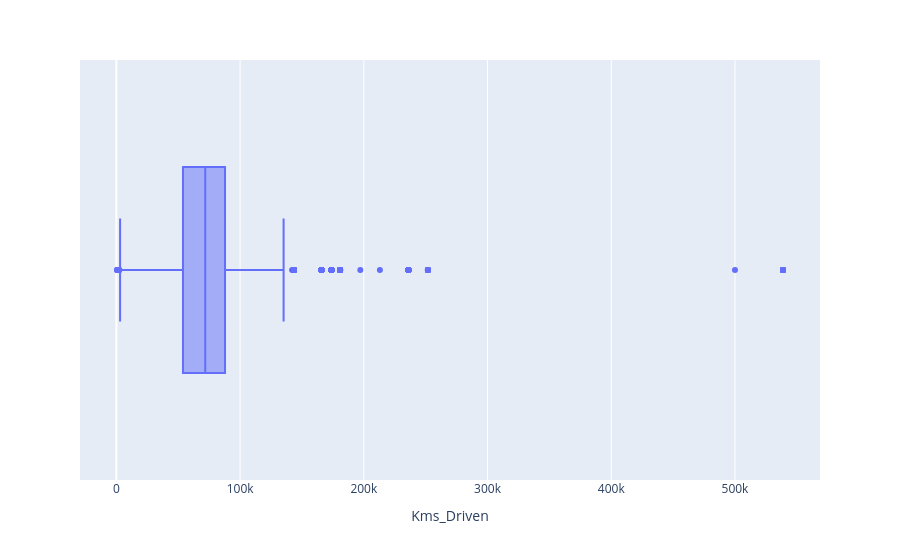
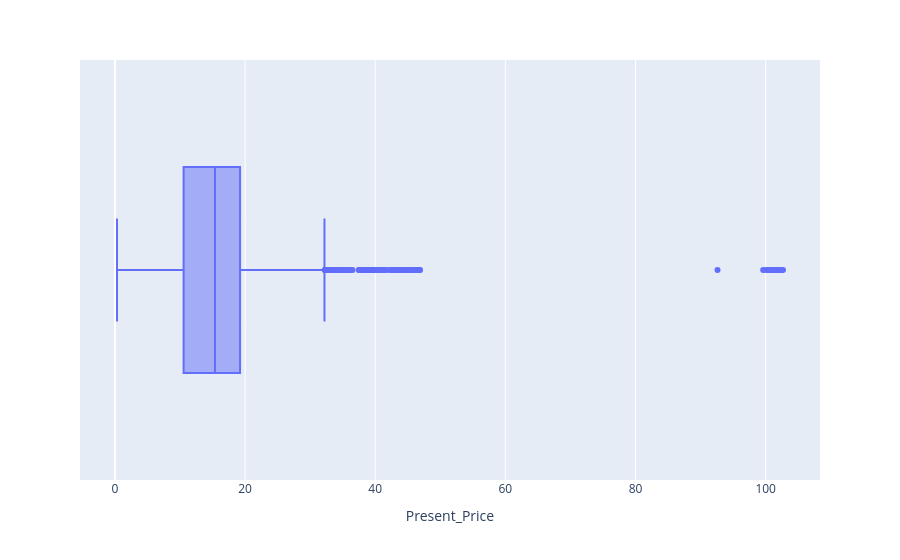
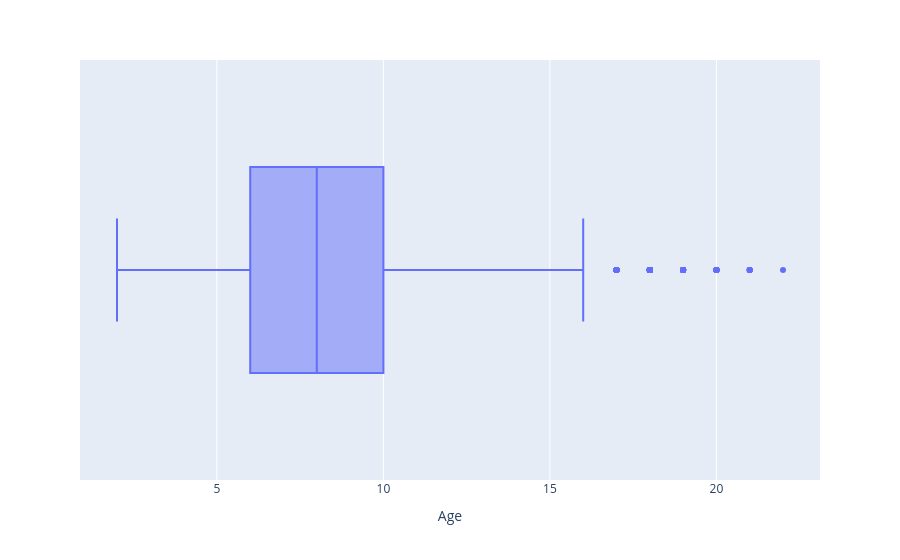
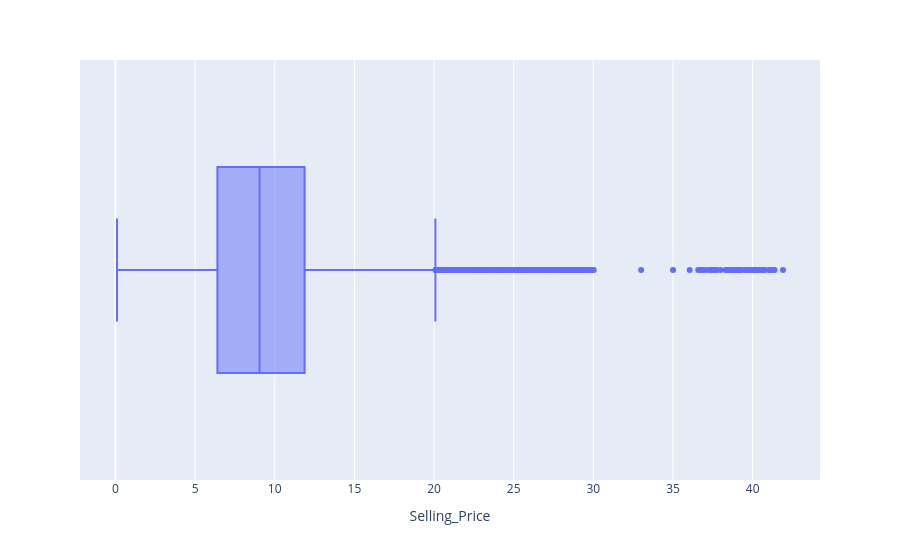

These figures' notebook cell, in order:
### Code cell
# Appliquer la fonctions boxplot_func
for col in quant_data.columns:
  boxplot_func(col)

### Figure 1 — Plotly figure (JSON) as saved in the notebook; plotly's stock layout.template omitted (floating-point values rounded to 4 significant figures; data arrays with more than 128 entries replaced by an {"elided": "..."} marker saying what was removed)
{"data": [{"alignmentgroup": "True", "hovertemplate": "Kms_Driven=%{x}<extra></extra>", "legendgroup": "", "marker": {"color": "#636efa"}, "name": "", "notched": false, "offsetgroup": "", "orientation": "h", "showlegend": false, "type": "box", "x": {"elided": "5861 int values"}, "x0": " ", "xaxis": "x", "y0": " ", "yaxis": "y"}], "layout": {"boxmode": "group", "legend": {"tracegroupgap": 0}, "margin": {"t": 60}, "xaxis": {"anchor": "y", "domain": [0.0, 1.0], "title": {"text": "Kms_Driven"}}, "yaxis": {"anchor": "x", "domain": [0.0, 1.0]}}}

### Figure 2 — Plotly figure (JSON) as saved in the notebook; plotly's stock layout.template omitted (floating-point values rounded to 4 significant figures; data arrays with more than 128 entries replaced by an {"elided": "..."} marker saying what was removed)
{"data": [{"alignmentgroup": "True", "hovertemplate": "Present_Price=%{x}<extra></extra>", "legendgroup": "", "marker": {"color": "#636efa"}, "name": "", "notched": false, "offsetgroup": "", "orientation": "h", "showlegend": false, "type": "box", "x": {"elided": "5861 float values"}, "x0": " ", "xaxis": "x", "y0": " ", "yaxis": "y"}], "layout": {"boxmode": "group", "legend": {"tracegroupgap": 0}, "margin": {"t": 60}, "xaxis": {"anchor": "y", "domain": [0.0, 1.0], "title": {"text": "Present_Price"}}, "yaxis": {"anchor": "x", "domain": [0.0, 1.0]}}}

### Figure 3 — Plotly figure (JSON) as saved in the notebook; plotly's stock layout.template omitted (floating-point values rounded to 4 significant figures; data arrays with more than 128 entries replaced by an {"elided": "..."} marker saying what was removed)
{"data": [{"alignmentgroup": "True", "hovertemplate": "Age=%{x}<extra></extra>", "legendgroup": "", "marker": {"color": "#636efa"}, "name": "", "notched": false, "offsetgroup": "", "orientation": "h", "showlegend": false, "type": "box", "x": {"elided": "5861 int values"}, "x0": " ", "xaxis": "x", "y0": " ", "yaxis": "y"}], "layout": {"boxmode": "group", "legend": {"tracegroupgap": 0}, "margin": {"t": 60}, "xaxis": {"anchor": "y", "domain": [0.0, 1.0], "title": {"text": "Age"}}, "yaxis": {"anchor": "x", "domain": [0.0, 1.0]}}}

### Figure 4 — Plotly figure (JSON) as saved in the notebook; plotly's stock layout.template omitted (floating-point values rounded to 4 significant figures; data arrays with more than 128 entries replaced by an {"elided": "..."} marker saying what was removed)
{"data": [{"alignmentgroup": "True", "hovertemplate": "Selling_Price=%{x}<extra></extra>", "legendgroup": "", "marker": {"color": "#636efa"}, "name": "", "notched": false, "offsetgroup": "", "orientation": "h", "showlegend": false, "type": "box", "x": {"elided": "5861 float values"}, "x0": " ", "xaxis": "x", "y0": " ", "yaxis": "y"}], "layout": {"boxmode": "group", "legend": {"tracegroupgap": 0}, "margin": {"t": 60}, "xaxis": {"anchor": "y", "domain": [0.0, 1.0], "title": {"text": "Selling_Price"}}, "yaxis": {"anchor": "x", "domain": [0.0, 1.0]}}}
